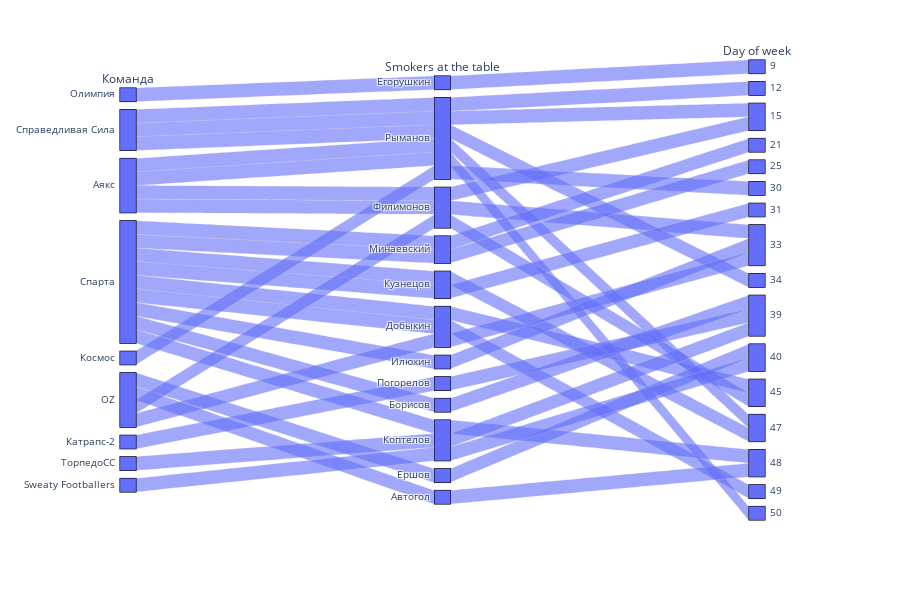

Notebook code cell kept with this figure:
### Code cell
fig = px.parallel_categories(df_viz, dimensions=['person', 'command', 'minute'], 
                color_continuous_scale=px.colors.sequential.Inferno,
                labels={'command':'Команда', 'person':'Smokers at the table', 'minute':'Day of week'})
fig.show()

### Figure 1 — Plotly figure (JSON) as saved in the notebook; plotly's stock layout.template omitted (floating-point values rounded to 4 significant figures)
{"data": [{"dimensions": [{"label": "Команда", "values": ["Олимпия", "Справедливая Сила", "Аякс", "Справедливая Сила", "Спарта", "Спарта", "Космос", "Спарта", "Аякс", "OZ", "Спарта", "Справедливая Сила", "Катрапс-2", "Спарта", "ТорпедоСС", "Sweaty Footballers", "OZ", "OZ", "Спарта", "Аякс", "Спарта", "OZ", "Спарта", "Спарта", "Аякс"]}, {"label": "Smokers at the table", "values": ["Егорушкин", "Рыманов", "Филимонов", "Рыманов", "Минаевский", "Минаевский", "Рыманов", "Кузнецов", "Филимонов", "Добыкин", "Илюхин", "Рыманов", "Погорелов", "Борисов", "Коптелов", "Коптелов", "Ершов", "Филимонов", "Добыкин", "Рыманов", "Кузнецов", "Автогол", "Коптелов", "Добыкин", "Рыманов"]}, {"label": "Day of week", "values": [9, 12, 15, 15, 21, 25, 30, 31, 33, 33, 33, 34, 39, 39, 39, 40, 40, 45, 45, 47, 47, 48, 48, 49, 50]}], "domain": {"x": [0, 0.98], "y": [0, 1]}, "name": "", "type": "parcats"}], "layout": {"height": 600, "legend": {"tracegroupgap": 0}, "margin": {"t": 60}}}
